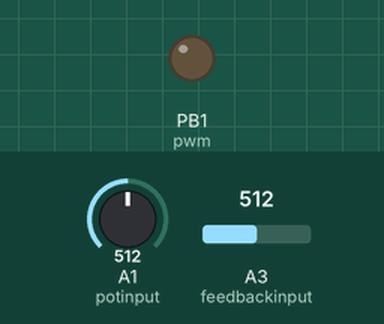
A sketch run on a simulated ATtiny85, built with avr-gcc and run on an emulated ATtiny85. Parts: output pins drawn as LEDs (lit = HIGH). Inputs (shaded band) come from the test bench; at power-on: A1 (potinput) = 512, A3 (feedbackinput) = 512.

Above: at 1.2 s.
1.3 s: A1 (potinput) set to 520
At 2.4 s:
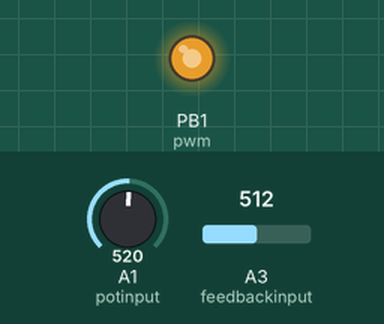
2.8 s: A3 (feedbackinput) set to 533
At 3.5 s:
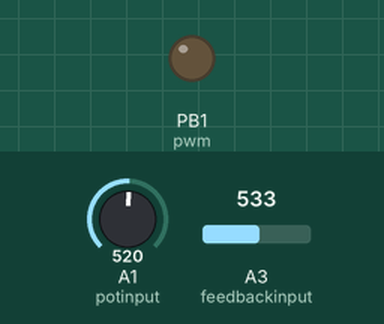
4.3 s: A3 (feedbackinput) set to 511
At 4.6 s:
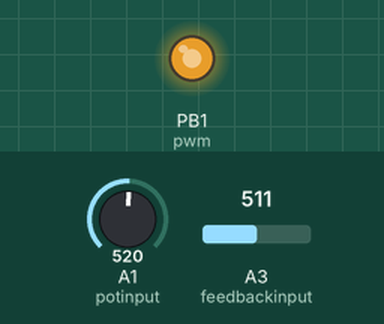
5.8 s: A3 (feedbackinput) set to 716
At 7.0 s:
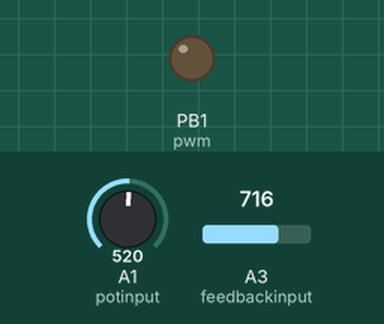
Timing chart, 0 to 8.3 s (numbered marks = the images above; inputs shaded):
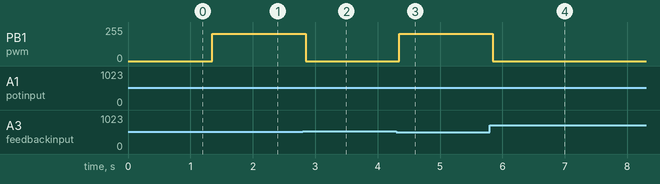

Measured:
- the behaviour switches between 512 and 513 on A1 (potinput) (found by bisection; images 0 and 1)
- the behaviour switches between 520 and 521 on A3 (feedbackinput) (found by bisection; images 1 and 2)
- after the input at 1.3 s, PB1 (pwm): 0/255 → 204/255 after 0.05 s
- after the input at 2.8 s, PB1 (pwm): 204/255 → 0/255 after 0.05 s
- after the input at 4.3 s, PB1 (pwm): 0/255 → 204/255 after 0.05 s
- after the input at 5.8 s, PB1 (pwm): 204/255 → 0/255 after 0.05 s

The sketch:

BasicInvertingBuckBoostAvrControl.ino
```cpp
/*

  BasicInvertingBuckBoostAvrControl
  Based on original script from http://www.instructables.com/id/DIY-BuckBoost-Converter-Flyback/?ALLSTEPS

  For info and circuit diagrams see https://github.com/tardate/LittleArduinoProjects/tree/main/Electronics101/SwitchModePowerSupplies/BasicInvertingBuckBoostAvrControl

 */

const int pwm = PB1;
const int potinput = A1;
const int feedbackinput = A3;

int potinputval;
int feedbackinputval;
int pwmval;

void setup() {
  // 8-bit Timer/Counter0 with PWM
  // WGM=b011: Fast PWM, TOP=0xFF, Update OCRx at BOTTOM
  // COM0A=0b11: Clear OC0A on Compare Match, set OC0A at BOTTOM
  // COM0B=0b11: Clear OC0B on Compare Match, set OC0B at BOTTOM
  // CS=0b001: clkI/O/(No prescaling)
  TCCR0A = 2 << COM0A0 | 2 << COM0B0 | 3 << WGM00;
  TCCR0B = 0 << WGM02 | 1 << CS00;

  // 8-bit Timer/Counter1
  // Timer/Counter Comparator A disconnected from output pin OC1A
  // PWM1B: Pulse Width Modulator B Enable
  // COM1B=0b10: Clear the OC1B output line.
  TCCR1 = 0 << PWM1A | 0 << COM1A0 | 1 << CS10;
  GTCCR = 1 << PWM1B | 2 << COM1B0;

  // note: analogWrite resets the COM settings!

  pinMode(pwm, OUTPUT);
  pinMode(potinput, INPUT);
  pinMode(feedbackinput, INPUT);

  digitalWrite(pwm, LOW);
  pwmval = 0;
}

void loop() {
  potinputval = analogRead(potinput);
  feedbackinputval = analogRead(feedbackinput);

  while (feedbackinputval < potinputval){
    // output is less than desired:
    // ramp up to 203 max, ~80% duty cycle (value seems arbitrary??))
    analogWrite(pwm, pwmval);
    if (pwmval < 204) pwmval = pwmval + 1;
    potinputval = analogRead(potinput);
    feedbackinputval = analogRead(feedbackinput);
  }

  while (feedbackinputval > potinputval){
    // output is higher than desired:
    // ramp down to 0 min
    analogWrite(pwm, pwmval);
    if (pwmval > 0) pwmval = pwmval - 1;
    potinputval = analogRead(potinput);
    feedbackinputval = analogRead(feedbackinput);
  }

}
```
